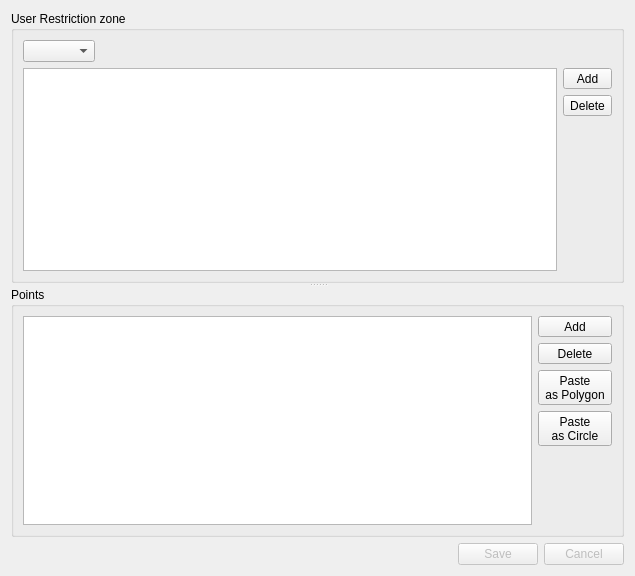
<?xml version="1.0" encoding="UTF-8"?>
<ui version="4.0">
 <class>RestrictUserEditor</class>
 <widget class="QWidget" name="RestrictUserEditor">
  <property name="geometry">
   <rect>
    <x>0</x>
    <y>0</y>
    <width>635</width>
    <height>576</height>
   </rect>
  </property>
  <property name="windowTitle">
   <string>User Restriction zone editor</string>
  </property>
  <layout class="QVBoxLayout" name="verticalLayout_3">
   <item>
    <widget class="QSplitter" name="splitter">
     <property name="orientation">
      <enum>Qt::Vertical</enum>
     </property>
     <property name="childrenCollapsible">
      <bool>false</bool>
     </property>
     <widget class="QGroupBox" name="groupBox">
      <property name="title">
       <string>User Restriction zone</string>
      </property>
      <layout class="QGridLayout" name="gridLayout_2">
       <item row="0" column="0">
        <widget class="QComboBox" name="firCombo"/>
       </item>
       <item row="0" column="1">
        <spacer name="horizontalSpacer">
         <property name="orientation">
          <enum>Qt::Horizontal</enum>
         </property>
         <property name="sizeHint" stdset="0">
          <size>
           <width>469</width>
           <height>20</height>
          </size>
         </property>
        </spacer>
       </item>
       <item row="1" column="0" rowspan="3" colspan="2">
        <widget class="QTableView" name="restrictionsView">
         <property name="selectionBehavior">
          <enum>QAbstractItemView::SelectRows</enum>
         </property>
         <property name="sortingEnabled">
          <bool>true</bool>
         </property>
         <property name="wordWrap">
          <bool>false</bool>
         </property>
        </widget>
       </item>
       <item row="1" column="2">
        <widget class="QToolButton" name="addRestrictionButton">
         <property name="sizePolicy">
          <sizepolicy hsizetype="Preferred" vsizetype="Fixed">
           <horstretch>0</horstretch>
           <verstretch>0</verstretch>
          </sizepolicy>
         </property>
         <property name="text">
          <string>Add</string>
         </property>
        </widget>
       </item>
       <item row="2" column="2">
        <widget class="QToolButton" name="deleteRestrictionButton">
         <property name="sizePolicy">
          <sizepolicy hsizetype="Preferred" vsizetype="Fixed">
           <horstretch>0</horstretch>
           <verstretch>0</verstretch>
          </sizepolicy>
         </property>
         <property name="text">
          <string>Delete</string>
         </property>
        </widget>
       </item>
       <item row="3" column="2">
        <spacer name="verticalSpacer_2">
         <property name="orientation">
          <enum>Qt::Vertical</enum>
         </property>
         <property name="sizeHint" stdset="0">
          <size>
           <width>20</width>
           <height>162</height>
          </size>
         </property>
        </spacer>
       </item>
      </layout>
     </widget>
     <widget class="QGroupBox" name="groupBox_2">
      <property name="title">
       <string>Points</string>
      </property>
      <layout class="QGridLayout" name="gridLayout">
       <item row="0" column="0" rowspan="5">
        <widget class="QTableView" name="pointView">
         <property name="selectionMode">
          <enum>QAbstractItemView::ExtendedSelection</enum>
         </property>
         <property name="selectionBehavior">
          <enum>QAbstractItemView::SelectRows</enum>
         </property>
         <property name="sortingEnabled">
          <bool>true</bool>
         </property>
         <property name="wordWrap">
          <bool>false</bool>
         </property>
        </widget>
       </item>
       <item row="0" column="1">
        <widget class="QToolButton" name="addPointButton">
         <property name="sizePolicy">
          <sizepolicy hsizetype="Preferred" vsizetype="Fixed">
           <horstretch>0</horstretch>
           <verstretch>0</verstretch>
          </sizepolicy>
         </property>
         <property name="text">
          <string>Add</string>
         </property>
        </widget>
       </item>
       <item row="1" column="1">
        <widget class="QToolButton" name="deletePointButtun">
         <property name="sizePolicy">
          <sizepolicy hsizetype="Preferred" vsizetype="Fixed">
           <horstretch>0</horstretch>
           <verstretch>0</verstretch>
          </sizepolicy>
         </property>
         <property name="text">
          <string>Delete</string>
         </property>
        </widget>
       </item>
       <item row="2" column="1">
        <widget class="QToolButton" name="toolButtonPastePolygon">
         <property name="sizePolicy">
          <sizepolicy hsizetype="Preferred" vsizetype="Fixed">
           <horstretch>0</horstretch>
           <verstretch>0</verstretch>
          </sizepolicy>
         </property>
         <property name="text">
          <string>Paste
as Polygon</string>
         </property>
        </widget>
       </item>
       <item row="3" column="1">
        <widget class="QToolButton" name="toolButtonPasteCircle">
         <property name="sizePolicy">
          <sizepolicy hsizetype="Preferred" vsizetype="Fixed">
           <horstretch>0</horstretch>
           <verstretch>0</verstretch>
          </sizepolicy>
         </property>
         <property name="text">
          <string>Paste
as Circle</string>
         </property>
        </widget>
       </item>
       <item row="4" column="1">
        <spacer name="verticalSpacer">
         <property name="orientation">
          <enum>Qt::Vertical</enum>
         </property>
         <property name="sizeHint" stdset="0">
          <size>
           <width>20</width>
           <height>85</height>
          </size>
         </property>
        </spacer>
       </item>
      </layout>
     </widget>
    </widget>
   </item>
   <item>
    <widget class="QDialogButtonBox" name="operButtons">
     <property name="enabled">
      <bool>false</bool>
     </property>
     <property name="standardButtons">
      <set>QDialogButtonBox::Cancel|QDialogButtonBox::Save</set>
     </property>
    </widget>
   </item>
  </layout>
 </widget>
 <resources/>
 <connections/>
</ui>
